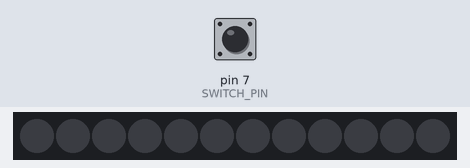
The sketch below on a simulated Arduino Uno, built with avr-gcc and run on an emulated ATmega328P. Shown: 12 RGB LEDs in strip order, left to right. The test bench sets the inputs (shaded band); at power-on: pin 7 (SWITCH_PIN) HIGH. Dim RGB values are drawn brighter than linear.

Above: at 1.8 s.
1.9 s: pin 7 (SWITCH_PIN) pulled LOW for 0.6 s
At 3.3 s:
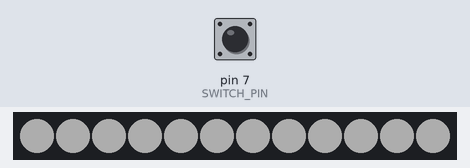
Timing chart, 0 to 4.9 s (numbered marks = the images above; inputs shaded):
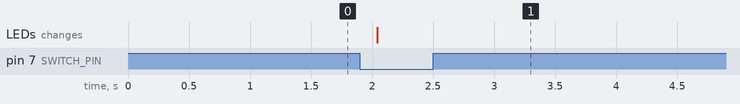

Measured:
- after the input at 1.9 s, the LEDs: change after 0.14 s (image 1)

The sketch:

flash.ino
```cpp
#include <Adafruit_NeoPixel.h>

#define LED_PIN    6
#define SWITCH_PIN 7 // when pulled low, flash is enabled

#define LED_COUNT 12

Adafruit_NeoPixel strip(LED_COUNT, LED_PIN, NEO_GRB + NEO_KHZ800);

void setup() {
  strip.begin();
  strip.show();
  strip.setBrightness(50);
  pinMode(SWITCH_PIN, INPUT_PULLUP);
}

// set all pixels to given color
void setAll(uint32_t color) {
  for (int i = 0; i < 12; i++) {
    strip.setPixelColor(i, color);
    strip.show();
  }
}


void loop() {
  int switchState = digitalRead(SWITCH_PIN);
  if (switchState == LOW) {
    setAll(strip.Color(255, 255, 255));
    delay(5000);
  } else {
    setAll(strip.Color(0, 0, 0));
    delay(500);
  }
}
```
